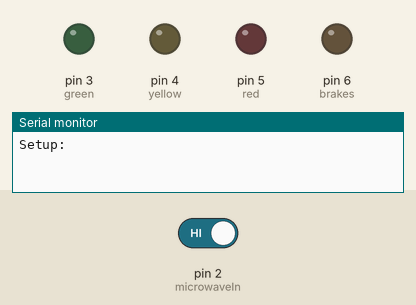
This sketch was run on a simulated Arduino Uno, built with avr-gcc and run on an emulated ATmega328P. Shown: output pins drawn as LEDs (lit = HIGH), the last lines printed to the serial monitor. Inputs (shaded band) come from the test bench; at power-on: pin 2 (microwaveIn) HIGH. Random numbers use the default seed unless the sketch sets one.

Above: at 1.2 s.
1.3 s: pin 2 (microwaveIn) driven LOW
2.8 s: pin 2 (microwaveIn) driven HIGH
At 3.7 s:
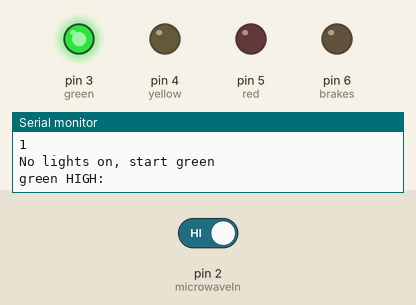
Timing chart, 0 to 5.8 s (numbered marks = the images above; inputs shaded):
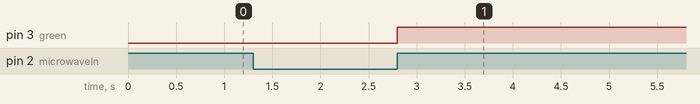

The sketch:

relay_with_microwave_millisdelay.ino
```cpp
#include <millisDelay.h>

const int greenMinSeconds = 60;
const int greenMaxSeconds = 130;
const int redMinSeconds = 25;
const int redMaxSeconds = 60;
const int yellowSeconds = 6;

const int microwaveIn = 2;
const int green = 3;
const int yellow = 4;
const int red = 5;
const int brakes = 6;

volatile bool motionDetected = false;
volatile bool change = false;

millisDelay greenActive;
millisDelay yellowActive;
millisDelay redActive;

//millisDelay stateCheck;


void setup() {
  Serial.begin(9600);
  Serial.println("Setup:");

  pinMode(microwaveIn, INPUT);
  pinMode(green, OUTPUT);
  pinMode(yellow, OUTPUT);
  pinMode(red, OUTPUT);
  pinMode(brakes, OUTPUT);

  randomSeed(analogRead(0));

  //stateCheck.start(4000);
  attachInterrupt(digitalPinToInterrupt(microwaveIn), microwaveChangeInterrupt, CHANGE);
}

void loop() {
  if (change) {
    change = false;
    motionDetected = digitalRead(microwaveIn);
    if (!motionDetected) {
      reset();
    }
  }
  if (motionDetected) {
    if (redActive.justFinished()) {
      Serial.println("Red Finished");
      //Serial.println(digitalRead(microwaveIn));
      //Serial.println(motionDetected);
      reset();
      startGreen();
    }
    else if (greenActive.justFinished()) {
      Serial.println("Green done, start yellow");
      //Serial.println(digitalRead(microwaveIn));
      //Serial.println(motionDetected);

      digitalWrite(green, LOW);
      startYellow();
    }
    else if (yellowActive.justFinished()) {
      //Serial.println(digitalRead(microwaveIn));
      //Serial.println(motionDetected);
      digitalWrite(yellow, LOW);
      startRed();
    }
    else if (!lightsOn()) {
      Serial.println("No lights on, start green");
      //Serial.println(digitalRead(microwaveIn));
      //Serial.println(motionDetected);
      startGreen();
    }
    //if (stateCheck.justFinished()) {
    //  Serial.println(digitalRead(microwaveIn));
    //  Serial.println(motionDetected);
    //  stateCheck.restart();
    //}
  }
}

void startGreen() {
    Serial.println("green HIGH:");
    digitalWrite(green, HIGH);
    greenActive.start(random(greenMinSeconds, greenMaxSeconds) * 1000);
}

void startYellow() {
    Serial.println("yellow HIGH:");
    digitalWrite(yellow, HIGH);
    yellowActive.start(yellowSeconds * 1000);
}

void startRed() {
    Serial.println("red HIGH:");
    digitalWrite(red, HIGH);
    digitalWrite(brakes, HIGH);
    redActive.start(random(redMinSeconds, redMaxSeconds) * 1000);
}

bool lightsOn() {
  return greenActive.isRunning() || yellowActive.isRunning() || redActive.isRunning();
}

void reset() {
   Serial.println("Reset:");

    digitalWrite(green, LOW);
    digitalWrite(yellow, LOW);
    digitalWrite(red, LOW);
    digitalWrite(brakes, LOW);

    greenActive.stop();
    yellowActive.stop();
    redActive.stop();
}

void microwaveChangeInterrupt() {
  Serial.println("Change");
  Serial.println(digitalRead(microwaveIn));
  change = true;
}
```

Measured:
- after the input at 2.8 s, pin 3 (green): LOW → HIGH at once
